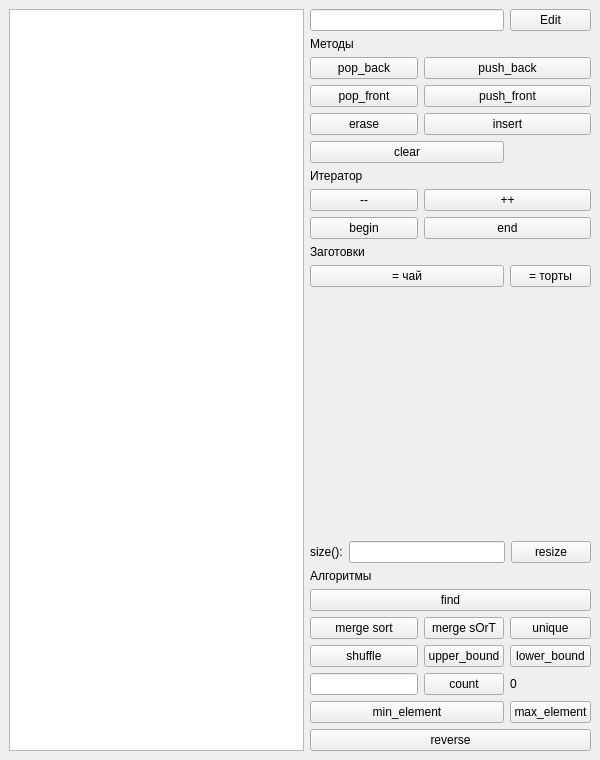
<?xml version="1.0" encoding="UTF-8"?>
<ui version="4.0">
 <class>MainWindow</class>
 <widget class="QMainWindow" name="MainWindow">
  <property name="geometry">
   <rect>
    <x>0</x>
    <y>0</y>
    <width>600</width>
    <height>760</height>
   </rect>
  </property>
  <property name="windowTitle">
   <string>std::deque</string>
  </property>
  <widget class="QWidget" name="centralwidget">
   <layout class="QHBoxLayout" name="horizontalLayout" stretch="4,0">
    <item>
     <widget class="QListWidget" name="list_widget"/>
    </item>
    <item>
     <layout class="QGridLayout" name="gridLayout">
      <item row="5" column="0" colspan="2">
       <widget class="QPushButton" name="btn_clear">
        <property name="text">
         <string>clear</string>
        </property>
       </widget>
      </item>
      <item row="6" column="0" colspan="3">
       <widget class="QLabel" name="label_iterator">
        <property name="text">
         <string>Итератор</string>
        </property>
       </widget>
      </item>
      <item row="17" column="0">
       <widget class="QPushButton" name="shuffle_btn">
        <property name="text">
         <string>shuffle</string>
        </property>
       </widget>
      </item>
      <item row="18" column="1">
       <widget class="QPushButton" name="btn_count">
        <property name="text">
         <string>count</string>
        </property>
       </widget>
      </item>
      <item row="15" column="0" colspan="3">
       <widget class="QPushButton" name="btn_find">
        <property name="text">
         <string>find</string>
        </property>
       </widget>
      </item>
      <item row="10" column="2">
       <widget class="QPushButton" name="btn_cakes">
        <property name="text">
         <string>= торты</string>
        </property>
       </widget>
      </item>
      <item row="2" column="1" colspan="2">
       <widget class="QPushButton" name="btn_push_back">
        <property name="text">
         <string>push_back</string>
        </property>
       </widget>
      </item>
      <item row="1" column="0" colspan="3">
       <widget class="QLabel" name="label_methods">
        <property name="text">
         <string>Методы</string>
        </property>
       </widget>
      </item>
      <item row="16" column="1">
       <widget class="QPushButton" name="merge_sort_without_reg_btn">
        <property name="text">
         <string>merge sOrT</string>
        </property>
       </widget>
      </item>
      <item row="8" column="1" colspan="2">
       <widget class="QPushButton" name="btn_end">
        <property name="text">
         <string>end</string>
        </property>
       </widget>
      </item>
      <item row="7" column="1" colspan="2">
       <widget class="QPushButton" name="btn_inc">
        <property name="text">
         <string>++</string>
        </property>
       </widget>
      </item>
      <item row="16" column="2">
       <widget class="QPushButton" name="unique_btn">
        <property name="text">
         <string>unique</string>
        </property>
       </widget>
      </item>
      <item row="2" column="0">
       <widget class="QPushButton" name="btn_pop_back">
        <property name="text">
         <string>pop_back</string>
        </property>
       </widget>
      </item>
      <item row="19" column="2">
       <widget class="QPushButton" name="btn_max_element">
        <property name="text">
         <string>max_element</string>
        </property>
       </widget>
      </item>
      <item row="20" column="0" colspan="3">
       <widget class="QPushButton" name="reverse_btn">
        <property name="text">
         <string>reverse</string>
        </property>
       </widget>
      </item>
      <item row="11" column="0" colspan="3">
       <spacer name="verticalSpacer">
        <property name="orientation">
         <enum>Qt::Orientation::Vertical</enum>
        </property>
        <property name="sizeHint" stdset="0">
         <size>
          <width>20</width>
          <height>40</height>
         </size>
        </property>
       </spacer>
      </item>
      <item row="18" column="2">
       <widget class="QLabel" name="lbl_count">
        <property name="text">
         <string>0</string>
        </property>
       </widget>
      </item>
      <item row="4" column="1" colspan="2">
       <widget class="QPushButton" name="btn_insert">
        <property name="text">
         <string>insert</string>
        </property>
       </widget>
      </item>
      <item row="7" column="0">
       <widget class="QPushButton" name="btn_dec">
        <property name="text">
         <string>--</string>
        </property>
       </widget>
      </item>
      <item row="16" column="0">
       <widget class="QPushButton" name="merge_sort_btn">
        <property name="text">
         <string>merge sort</string>
        </property>
       </widget>
      </item>
      <item row="0" column="2">
       <widget class="QPushButton" name="btn_edit">
        <property name="text">
         <string>Edit</string>
        </property>
       </widget>
      </item>
      <item row="8" column="0">
       <widget class="QPushButton" name="btn_begin">
        <property name="text">
         <string>begin</string>
        </property>
       </widget>
      </item>
      <item row="9" column="0" colspan="3">
       <widget class="QLabel" name="label_presets">
        <property name="text">
         <string>Заготовки</string>
        </property>
       </widget>
      </item>
      <item row="0" column="0" colspan="2">
       <widget class="QLineEdit" name="txt_elem_content"/>
      </item>
      <item row="13" column="0" colspan="3">
       <layout class="QHBoxLayout" name="horizontalLayout_3"/>
      </item>
      <item row="12" column="0" colspan="3">
       <layout class="QHBoxLayout" name="horizontalLayout_2">
        <item>
         <widget class="QLabel" name="label_size">
          <property name="text">
           <string>size():</string>
          </property>
         </widget>
        </item>
        <item>
         <widget class="QLineEdit" name="txt_size"/>
        </item>
        <item>
         <widget class="QPushButton" name="btn_resize">
          <property name="text">
           <string>resize</string>
          </property>
         </widget>
        </item>
       </layout>
      </item>
      <item row="19" column="0" colspan="2">
       <widget class="QPushButton" name="btn_min_element">
        <property name="text">
         <string>min_element</string>
        </property>
       </widget>
      </item>
      <item row="10" column="0" colspan="2">
       <widget class="QPushButton" name="btn_tea">
        <property name="text">
         <string>= чай</string>
        </property>
       </widget>
      </item>
      <item row="14" column="0" colspan="3">
       <widget class="QLabel" name="label_algorithms">
        <property name="text">
         <string>Алгоритмы</string>
        </property>
       </widget>
      </item>
      <item row="4" column="0">
       <widget class="QPushButton" name="btn_erase">
        <property name="text">
         <string>erase</string>
        </property>
       </widget>
      </item>
      <item row="18" column="0">
       <widget class="QLineEdit" name="le_count"/>
      </item>
      <item row="3" column="0">
       <widget class="QPushButton" name="btn_pop_front">
        <property name="text">
         <string>pop_front</string>
        </property>
       </widget>
      </item>
      <item row="3" column="1" colspan="2">
       <widget class="QPushButton" name="btn_push_front">
        <property name="text">
         <string>push_front</string>
        </property>
       </widget>
      </item>
      <item row="17" column="1">
       <widget class="QPushButton" name="upper_bound_btn">
        <property name="text">
         <string>upper_bound</string>
        </property>
       </widget>
      </item>
      <item row="17" column="2">
       <widget class="QPushButton" name="lower_bound_btn">
        <property name="text">
         <string>lower_bound</string>
        </property>
       </widget>
      </item>
     </layout>
    </item>
   </layout>
  </widget>
 </widget>
 <resources/>
 <connections/>
</ui>
